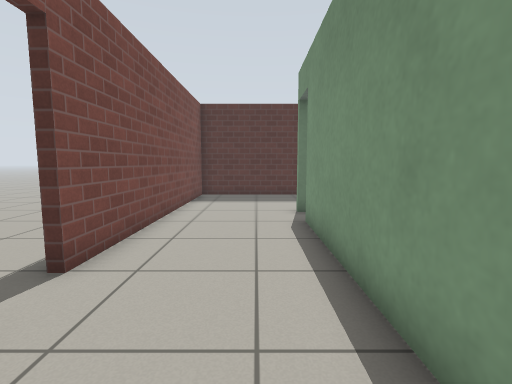
View 1 (above)

18 first-person views from a walk through a robot-simulator world made for Gazebo. The camera is 0.9 m above the floor, tilts 6° down and sees 85° across. The floor is counted in squares, 0.5 m on a side. Each view is taken from the middle of a square. On the plan, view 1 faces up. The plan holds only what a view shows up to about 15 squares ahead; the rest is blank. Robots are left out. Gazebo's built-in surfaces are drawn with simple patterns.

View 2
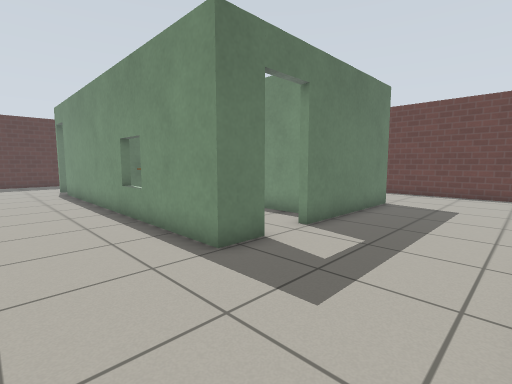

View 3
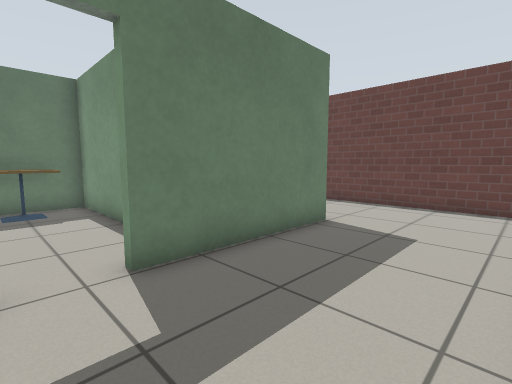

View 4
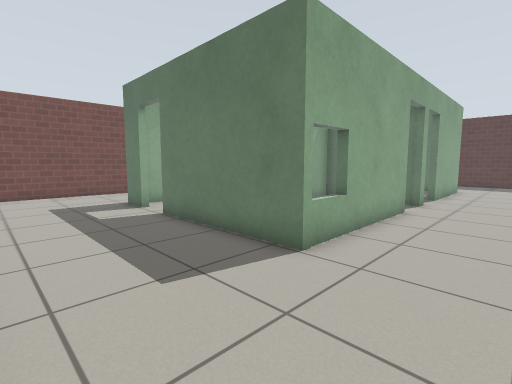

View 5
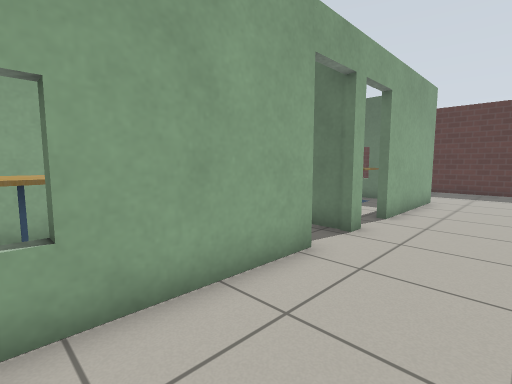

View 6
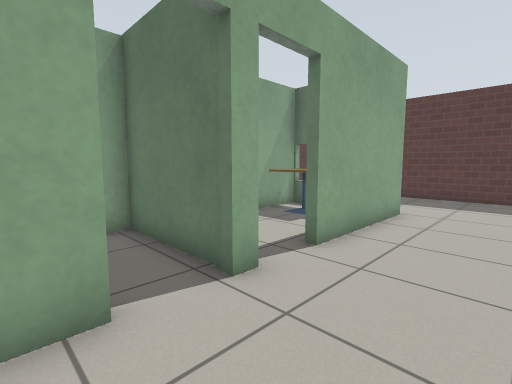

View 7
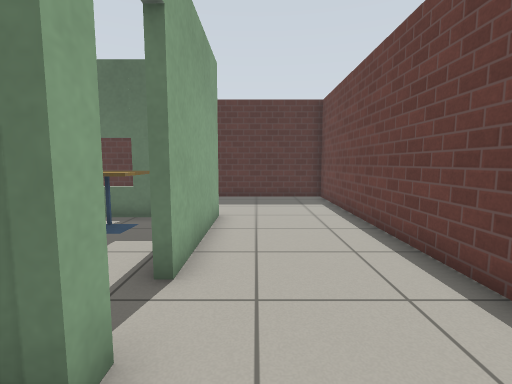

View 8
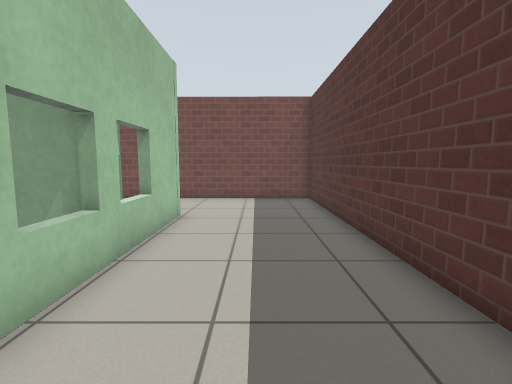

View 9
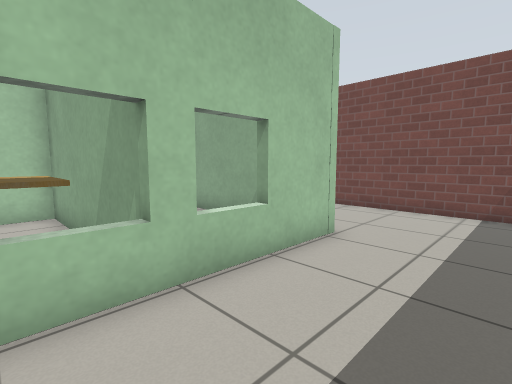

View 10
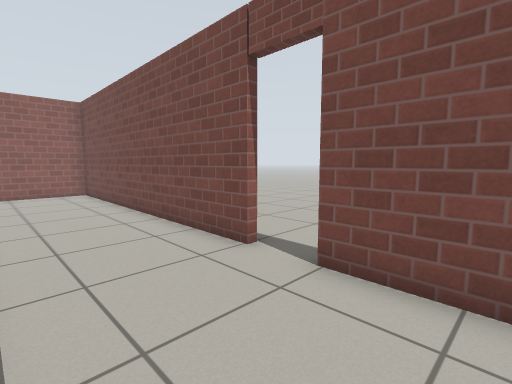

View 11
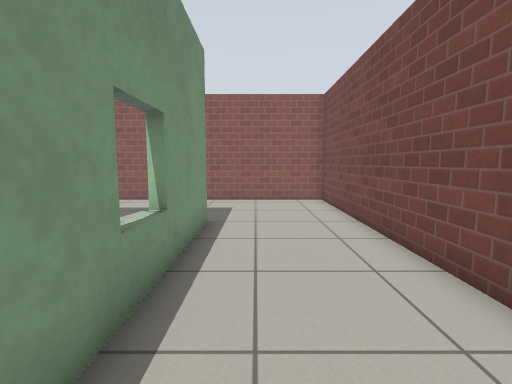

View 12
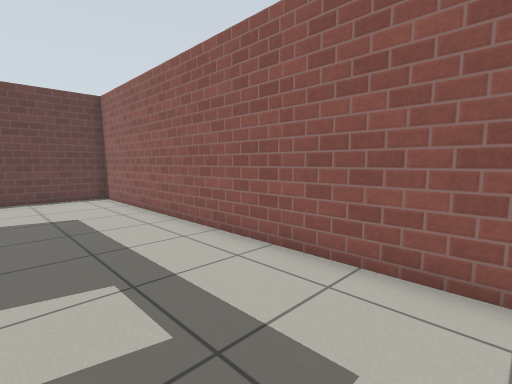

View 13
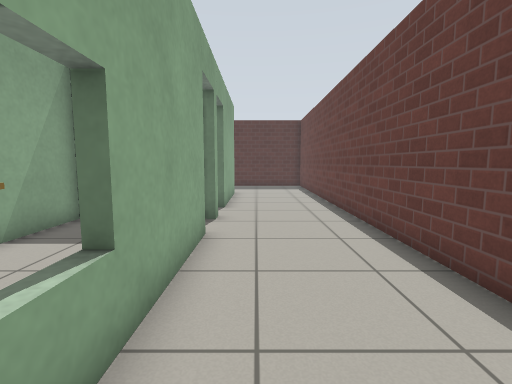

View 14
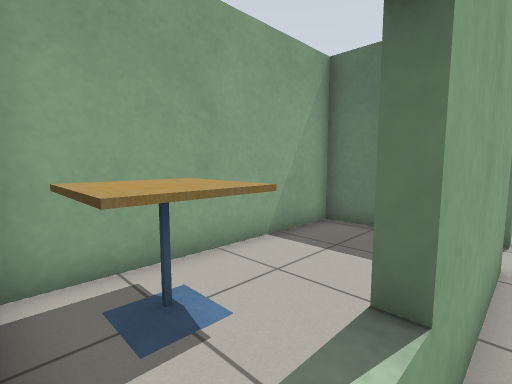

View 15
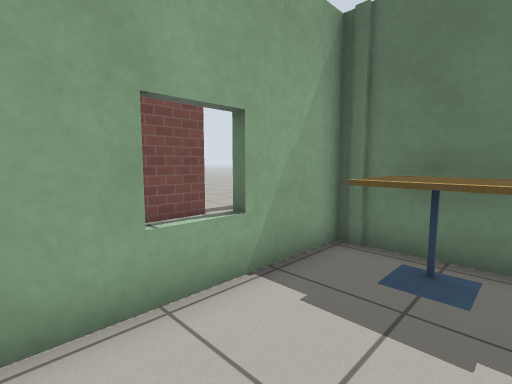

View 16
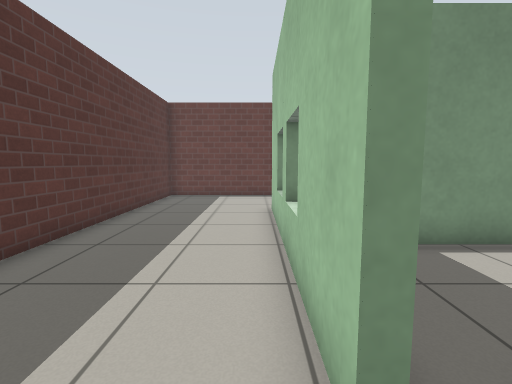

View 17
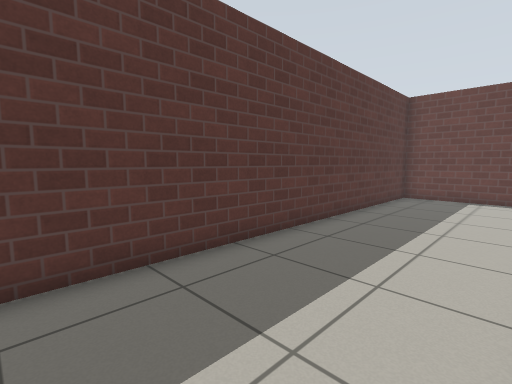

View 18
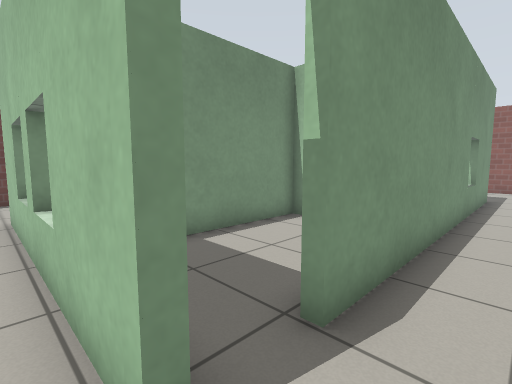

### Floor plan
Ten units are one square. View 1 is at (0, 0); x grows to the right and y downward. Boxes are objects, and circles mark ways between rooms. Rooms are numbered by the first view taken in them; rooms with no view inside come last. Other rooms are left out.
<svg viewBox="-37 -162 196 272">
<path fill="none" stroke="#000" d="M-31 -26 -32 105 152 105 154 -157 -31 -157 -31 -44M29 54 15 54 15 -84M15 -100 15 -104 107 -104 107 -51M107 -11 107 54 47 54M107 -35 107 -29M60 42 60 -29 18 -29 18 46M107 -29 63 -29 63 50M86 -101 62 -101M63 -105 63 -32 76 -32M18 -79 18 -44M60 -32 60 -75"/>
<rect x="25" y="-25" width="30" height="20" fill="#bbb"><title>cafe table</title></rect>
<rect x="65" y="25" width="30" height="20" fill="#bbb"><title>cafe table</title></rect>
<rect x="65" y="-95" width="30" height="20" fill="#bbb"><title>cafe table</title></rect>
<circle cx="35" cy="50" r="3" fill="#2a7"/>
<circle cx="107" cy="-17" r="3" fill="#2a7"/>
<circle cx="107" cy="-43" r="3" fill="#2a7"/>
<circle cx="20" cy="-95" r="3" fill="#2a7"/>
<text x="10" y="-20">1</text>
<text x="40" y="10">2</text>
<text x="80" y="10">3</text>
<text x="80" y="-70">4</text>
<text x="40" y="-70">5</text>
</svg>
Room 1 opens to room 2. Room 1 opens to room 3. Room 1 opens to room 4. Room 1 opens to room 5.

Where each view was taken, in squares from view 1:
view 1: 0 up, 0 right, facing up
view 2: 10 down, 2 left, facing up-right
view 3: 10 down, 3 right, facing up-right
view 4: 10 down, 14 right, facing up-left
view 5: 4 down, 14 right, facing up-left
view 6: 0 up, 14 right, facing up-left
view 7: 1 up, 12 right, facing up
view 8: 13 up, 11 right, facing left
view 9: 14 up, 8 right, facing down-left
view 10: 7 up, 1 right, facing down-left
view 11: 3 up, 0 right, facing down
view 12: 6 down, 0 right, facing down-right
view 13: 6 down, 12 right, facing up
view 14: 5 down, 11 right, facing up-left
view 15: 3 down, 5 right, facing up-left
view 16: 11 up, 0 right, facing right
view 17: 11 up, 0 right, facing up-right
view 18: 11 up, 0 right, facing down-right
